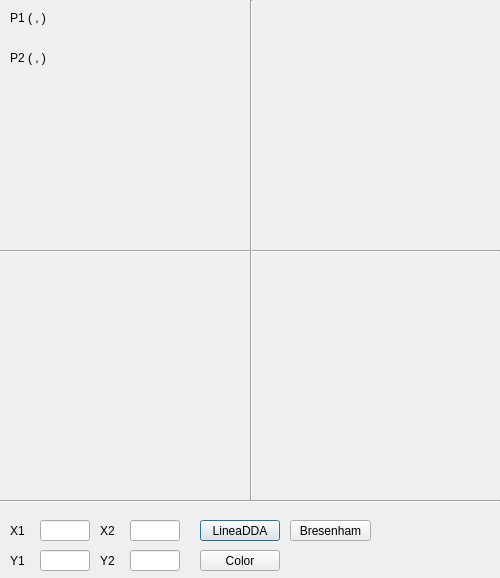
<?xml version="1.0" encoding="UTF-8"?>
<ui version="4.0">
 <class>Dialog</class>
 <widget class="QDialog" name="Dialog">
  <property name="geometry">
   <rect>
    <x>0</x>
    <y>0</y>
    <width>500</width>
    <height>578</height>
   </rect>
  </property>
  <property name="windowTitle">
   <string>Dialog</string>
  </property>
  <widget class="QLineEdit" name="lineX1">
   <property name="geometry">
    <rect>
     <x>40</x>
     <y>520</y>
     <width>50</width>
     <height>21</height>
    </rect>
   </property>
   <property name="alignment">
    <set>Qt::AlignCenter</set>
   </property>
  </widget>
  <widget class="QLabel" name="label">
   <property name="geometry">
    <rect>
     <x>10</x>
     <y>520</y>
     <width>21</width>
     <height>21</height>
    </rect>
   </property>
   <property name="text">
    <string>X1</string>
   </property>
  </widget>
  <widget class="QLineEdit" name="lineY1">
   <property name="geometry">
    <rect>
     <x>40</x>
     <y>550</y>
     <width>50</width>
     <height>21</height>
    </rect>
   </property>
   <property name="alignment">
    <set>Qt::AlignCenter</set>
   </property>
  </widget>
  <widget class="QLabel" name="label_2">
   <property name="geometry">
    <rect>
     <x>10</x>
     <y>550</y>
     <width>21</width>
     <height>21</height>
    </rect>
   </property>
   <property name="text">
    <string>Y1</string>
   </property>
  </widget>
  <widget class="QLineEdit" name="lineX2">
   <property name="geometry">
    <rect>
     <x>130</x>
     <y>520</y>
     <width>50</width>
     <height>21</height>
    </rect>
   </property>
   <property name="alignment">
    <set>Qt::AlignCenter</set>
   </property>
  </widget>
  <widget class="QLabel" name="label_3">
   <property name="geometry">
    <rect>
     <x>100</x>
     <y>520</y>
     <width>21</width>
     <height>21</height>
    </rect>
   </property>
   <property name="text">
    <string>X2</string>
   </property>
  </widget>
  <widget class="QLabel" name="label_4">
   <property name="geometry">
    <rect>
     <x>100</x>
     <y>550</y>
     <width>21</width>
     <height>21</height>
    </rect>
   </property>
   <property name="text">
    <string>Y2</string>
   </property>
  </widget>
  <widget class="QLineEdit" name="lineY2">
   <property name="geometry">
    <rect>
     <x>130</x>
     <y>550</y>
     <width>50</width>
     <height>21</height>
    </rect>
   </property>
   <property name="alignment">
    <set>Qt::AlignCenter</set>
   </property>
  </widget>
  <widget class="QPushButton" name="btnLinea">
   <property name="geometry">
    <rect>
     <x>200</x>
     <y>520</y>
     <width>80</width>
     <height>21</height>
    </rect>
   </property>
   <property name="text">
    <string>LineaDDA</string>
   </property>
  </widget>
  <widget class="QPushButton" name="btnColor">
   <property name="geometry">
    <rect>
     <x>200</x>
     <y>550</y>
     <width>80</width>
     <height>21</height>
    </rect>
   </property>
   <property name="text">
    <string>Color</string>
   </property>
  </widget>
  <widget class="Line" name="line">
   <property name="geometry">
    <rect>
     <x>0</x>
     <y>250</y>
     <width>500</width>
     <height>3</height>
    </rect>
   </property>
   <property name="orientation">
    <enum>Qt::Horizontal</enum>
   </property>
  </widget>
  <widget class="Line" name="line_2">
   <property name="geometry">
    <rect>
     <x>250</x>
     <y>0</y>
     <width>3</width>
     <height>500</height>
    </rect>
   </property>
   <property name="orientation">
    <enum>Qt::Vertical</enum>
   </property>
  </widget>
  <widget class="Line" name="line_3">
   <property name="geometry">
    <rect>
     <x>0</x>
     <y>500</y>
     <width>500</width>
     <height>3</height>
    </rect>
   </property>
   <property name="orientation">
    <enum>Qt::Horizontal</enum>
   </property>
  </widget>
  <widget class="QLabel" name="lblCoordenadas1">
   <property name="geometry">
    <rect>
     <x>10</x>
     <y>10</y>
     <width>100</width>
     <height>15</height>
    </rect>
   </property>
   <property name="text">
    <string>P1 ( , )</string>
   </property>
  </widget>
  <widget class="QLabel" name="lblCoordenadas2">
   <property name="geometry">
    <rect>
     <x>10</x>
     <y>50</y>
     <width>100</width>
     <height>15</height>
    </rect>
   </property>
   <property name="text">
    <string>P2 ( , )</string>
   </property>
  </widget>
  <widget class="QPushButton" name="btnBresenham">
   <property name="geometry">
    <rect>
     <x>290</x>
     <y>520</y>
     <width>81</width>
     <height>21</height>
    </rect>
   </property>
   <property name="text">
    <string>Bresenham</string>
   </property>
  </widget>
 </widget>
 <resources/>
 <connections/>
</ui>
